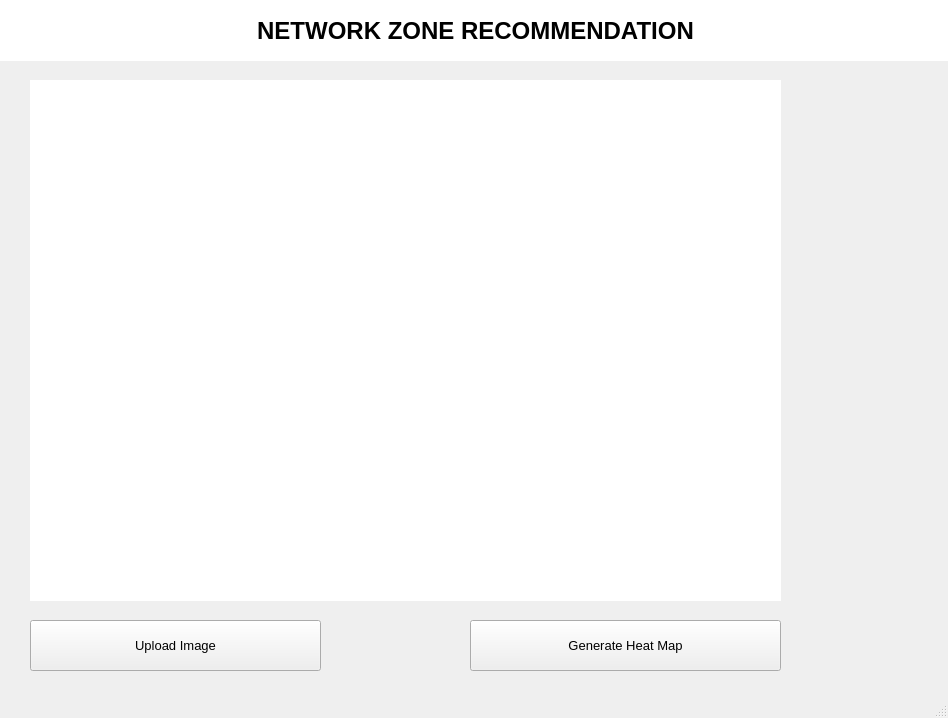
<?xml version="1.0" encoding="UTF-8"?>
<ui version="4.0">
 <class>MainWindow</class>
 <widget class="QMainWindow" name="MainWindow">
  <property name="geometry">
   <rect>
    <x>0</x>
    <y>0</y>
    <width>948</width>
    <height>718</height>
   </rect>
  </property>
  <property name="windowTitle">
   <string>MainWindow</string>
  </property>
  <widget class="QWidget" name="centralwidget">
   <widget class="QLabel" name="label">
    <property name="geometry">
     <rect>
      <x>0</x>
      <y>0</y>
      <width>951</width>
      <height>61</height>
     </rect>
    </property>
    <property name="font">
     <font>
      <pointsize>18</pointsize>
      <weight>75</weight>
      <bold>true</bold>
     </font>
    </property>
    <property name="styleSheet">
     <string notr="true">QLabel{
background-color:white
}</string>
    </property>
    <property name="text">
     <string>NETWORK ZONE RECOMMENDATION</string>
    </property>
    <property name="alignment">
     <set>Qt::AlignCenter</set>
    </property>
   </widget>
   <widget class="QLabel" name="label_2">
    <property name="geometry">
     <rect>
      <x>30</x>
      <y>80</y>
      <width>751</width>
      <height>521</height>
     </rect>
    </property>
    <property name="styleSheet">
     <string notr="true">QLabel{
background-color:white
}</string>
    </property>
    <property name="text">
     <string/>
    </property>
    <property name="pixmap">
     <pixmap>../../Pictures/Screenshots/Screenshot (143).png</pixmap>
    </property>
    <property name="scaledContents">
     <bool>true</bool>
    </property>
   </widget>
   <widget class="QPushButton" name="pushButton">
    <property name="geometry">
     <rect>
      <x>470</x>
      <y>620</y>
      <width>311</width>
      <height>51</height>
     </rect>
    </property>
    <property name="font">
     <font>
      <pointsize>10</pointsize>
     </font>
    </property>
    <property name="text">
     <string>Generate Heat Map</string>
    </property>
    <property name="checkable">
     <bool>true</bool>
    </property>
   </widget>
   <widget class="QPushButton" name="pushButton_2">
    <property name="geometry">
     <rect>
      <x>30</x>
      <y>620</y>
      <width>291</width>
      <height>51</height>
     </rect>
    </property>
    <property name="font">
     <font>
      <pointsize>10</pointsize>
     </font>
    </property>
    <property name="text">
     <string>Upload Image</string>
    </property>
    <property name="checkable">
     <bool>true</bool>
    </property>
   </widget>
  </widget>
  <widget class="QStatusBar" name="statusbar"/>
 </widget>
 <resources/>
 <connections/>
</ui>
